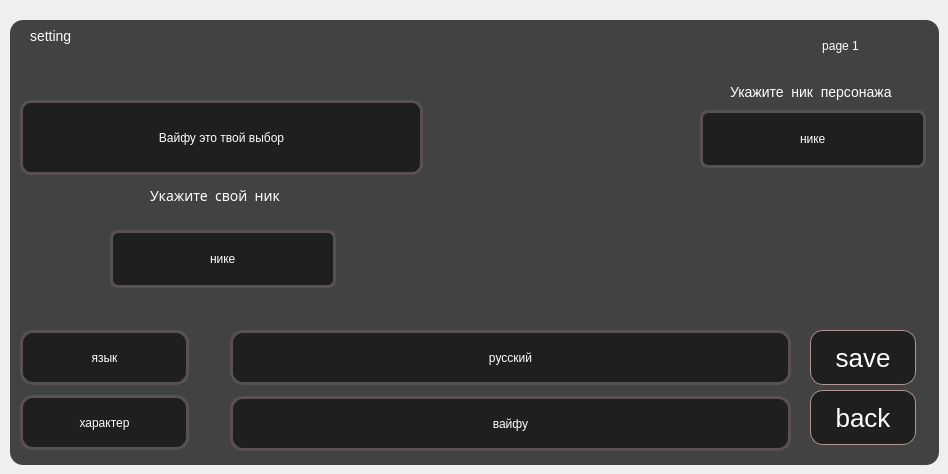
      <widget class="QWidget" name="setting_page_1">
       <widget class="QFrame" name="page_setting_1">
        <property name="geometry">
         <rect>
          <x>10</x>
          <y>20</y>
          <width>929</width>
          <height>445</height>
         </rect>
        </property>
        <property name="styleSheet">
         <string notr="true">background: rgba(23, 23, 23, 0.8);
box-shadow: 2px 4px 4px rgba(0, 0, 0, 0.35);
border-radius: 13px;</string>
        </property>
        <property name="frameShape">
         <enum>QFrame::StyledPanel</enum>
        </property>
        <property name="frameShadow">
         <enum>QFrame::Raised</enum>
        </property>
        <widget class="QLabel" name="label_setting">
         <property name="geometry">
          <rect>
           <x>20</x>
           <y>0</y>
           <width>71</width>
           <height>31</height>
          </rect>
         </property>
         <property name="styleSheet">
          <string notr="true">font: 8pt &quot;Arial&quot;;
font-style: normal;
font-weight: normal;
font-size: 14px;
line-height: 34px;
/* identical to box height */
background: rgba(33, 24, 24, 0.0);

color: #FFFFFF;
</string>
         </property>
         <property name="text">
          <string>setting</string>
         </property>
        </widget>
        <widget class="QLabel" name="label_setting_1">
         <property name="geometry">
          <rect>
           <x>10</x>
           <y>80</y>
           <width>403</width>
           <height>75</height>
          </rect>
         </property>
         <property name="styleSheet">
          <string notr="true">background: rgba(23, 23, 23, 0.8);
font: 18pt &quot;Arial&quot;;
border: 3px solid #575151;
box-sizing: border-box;
box-shadow: 2px 4px 4px rgba(0, 0, 0, 0.25);
border-radius: 11px;

font-weight: normal;

line-height: 40px;

color: #FFFFFF;
</string>
         </property>
         <property name="text">
          <string>Вайфу это твой выбор</string>
         </property>
         <property name="alignment">
          <set>Qt::AlignCenter</set>
         </property>
        </widget>
        <widget class="QLabel" name="label_setting_4">
         <property name="geometry">
          <rect>
           <x>10</x>
           <y>310</y>
           <width>169</width>
           <height>55</height>
          </rect>
         </property>
         <property name="styleSheet">
          <string notr="true">background: rgba(23, 23, 23, 0.8);
font: 18pt &quot;Arial&quot;;
border: 3px solid #575151;
box-sizing: border-box;
box-shadow: 2px 4px 4px rgba(0, 0, 0, 0.25);
border-radius: 13px;

font-weight: normal;

line-height: 40px;

color: #FFFFFF;
</string>
         </property>
         <property name="text">
          <string>язык</string>
         </property>
         <property name="alignment">
          <set>Qt::AlignCenter</set>
         </property>
        </widget>
        <widget class="QLabel" name="label_setting_5">
         <property name="geometry">
          <rect>
           <x>10</x>
           <y>375</y>
           <width>169</width>
           <height>55</height>
          </rect>
         </property>
         <property name="styleSheet">
          <string notr="true">background: rgba(23, 23, 23, 0.8);
font: 18pt &quot;Arial&quot;;
border: 3px solid #575151;
box-sizing: border-box;
box-shadow: 2px 4px 4px rgba(0, 0, 0, 0.25);
border-radius: 13px;

font-weight: normal;

line-height: 40px;

color: #FFFFFF;
</string>
         </property>
         <property name="text">
          <string>характер</string>
         </property>
         <property name="alignment">
          <set>Qt::AlignCenter</set>
         </property>
        </widget>
        <widget class="QLabel" name="label_setting_2">
         <property name="geometry">
          <rect>
           <x>140</x>
           <y>160</y>
           <width>141</width>
           <height>31</height>
          </rect>
         </property>
         <property name="styleSheet">
          <string notr="true">font-family: Roboto Mono;
font-style: normal;
font-weight: normal;
font-size: 14px;
line-height: 34px;
/* identical to box height */
background: rgba(33, 24, 24, 0.0);

color: #FFFFFF;
</string>
         </property>
         <property name="text">
          <string>Укажите  свой  ник</string>
         </property>
        </widget>
        <widget class="QLineEdit" name="Nickname_2">
         <property name="geometry">
          <rect>
           <x>100</x>
           <y>210</y>
           <width>226</width>
           <height>58</height>
          </rect>
         </property>
         <property name="styleSheet">
          <string notr="true">background: rgba(23, 23, 23, 0.8);
border: 3px solid #575151;
box-sizing: border-box;
font: 18pt &quot;Arial&quot;;
box-shadow: 2px 4px 4px rgba(0, 0, 0, 0.25);
border-radius: 8px;
font-weight: normal;

line-height: 40px;

color: #FFFFFF;</string>
         </property>
         <property name="text">
          <string>нике</string>
         </property>
         <property name="alignment">
          <set>Qt::AlignCenter</set>
         </property>
        </widget>
        <widget class="QLabel" name="label_setting_6">
         <property name="geometry">
          <rect>
           <x>220</x>
           <y>310</y>
           <width>561</width>
           <height>55</height>
          </rect>
         </property>
         <property name="styleSheet">
          <string notr="true">background: rgba(23, 23, 23, 0.8);
font: 18pt &quot;Arial&quot;;
border: 3px solid #575151;
box-sizing: border-box;
box-shadow: 2px 4px 4px rgba(0, 0, 0, 0.25);
border-radius: 13px;

font-weight: normal;

line-height: 40px;

color: #FFFFFF;
</string>
         </property>
         <property name="text">
          <string>русский</string>
         </property>
         <property name="alignment">
          <set>Qt::AlignCenter</set>
         </property>
        </widget>
        <widget class="QLabel" name="label_setting_7">
         <property name="geometry">
          <rect>
           <x>220</x>
           <y>376</y>
           <width>561</width>
           <height>55</height>
          </rect>
         </property>
         <property name="styleSheet">
          <string notr="true">background: rgba(23, 23, 23, 0.8);
font: 18pt &quot;Arial&quot;;
border: 3px solid #575151;
box-sizing: border-box;
box-shadow: 2px 4px 4px rgba(0, 0, 0, 0.25);
border-radius: 13px;

font-weight: normal;

line-height: 40px;

color: #FFFFFF;
</string>
         </property>
         <property name="text">
          <string>вайфу</string>
         </property>
         <property name="alignment">
          <set>Qt::AlignCenter</set>
         </property>
        </widget>
        <widget class="QLabel" name="character_set">
         <property name="geometry">
          <rect>
           <x>470</x>
           <y>0</y>
           <width>167</width>
           <height>234</height>
          </rect>
         </property>
         <property name="styleSheet">
          <string notr="true">background: rgba(33, 24, 24, 0.0);
font: 18pt &quot;Arial&quot;;

box-sizing: border-box;
box-shadow: 2px 4px 4px rgba(0, 0, 0, 0.25);
border-radius: 13px;

font-weight: normal;

line-height: 40px;

color: #FFFFFF;
</string>
         </property>
         <property name="text">
          <string/>
         </property>
         <property name="pixmap">
          <pixmap>../../Neko_project/DeKi-Project/material/Firo/Firo_setting.png</pixmap>
         </property>
         <property name="alignment">
          <set>Qt::AlignCenter</set>
         </property>
        </widget>
        <widget class="QPushButton" name="button_save">
         <property name="geometry">
          <rect>
           <x>800</x>
           <y>310</y>
           <width>106</width>
           <height>55</height>
          </rect>
         </property>
         <property name="styleSheet">
          <string notr="true">background: rgba(23, 23, 23, 0.8);
border: 1px solid #B19696;
box-sizing: border-box;
box-shadow: 2px 4px 4px rgba(0, 0, 0, 0.25);
border-radius: 13px;
font-size: 26px;


color: #FFFFFF;</string>
         </property>
         <property name="text">
          <string>save</string>
         </property>
        </widget>
        <widget class="QPushButton" name="back_fome_setting_button">
         <property name="geometry">
          <rect>
           <x>800</x>
           <y>370</y>
           <width>106</width>
           <height>55</height>
          </rect>
         </property>
         <property name="styleSheet">
          <string notr="true">background: rgba(23, 23, 23, 0.8);
border: 1px solid #B19696;
box-sizing: border-box;
box-shadow: 2px 4px 4px rgba(0, 0, 0, 0.25);
border-radius: 13px;
font-size: 26px;


color: #FFFFFF;</string>
         </property>
         <property name="text">
          <string>back</string>
         </property>
        </widget>
        <widget class="QLabel" name="label_setting_8">
         <property name="geometry">
          <rect>
           <x>720</x>
           <y>56</y>
           <width>171</width>
           <height>31</height>
          </rect>
         </property>
         <property name="styleSheet">
          <string notr="true">font: 8pt &quot;Arial&quot;;
font-style: normal;
font-weight: normal;
font-size: 14px;
line-height: 34px;
/* identical to box height */
background: rgba(33, 24, 24, 0.0);

color: #FFFFFF;
</string>
         </property>
         <property name="text">
          <string>Укажите  ник  персонажа</string>
         </property>
        </widget>
        <widget class="QLineEdit" name="Nickname_1">
         <property name="geometry">
          <rect>
           <x>690</x>
           <y>90</y>
           <width>226</width>
           <height>58</height>
          </rect>
         </property>
         <property name="styleSheet">
          <string notr="true">background: rgba(23, 23, 23, 0.8);
border: 3px solid #575151;
box-sizing: border-box;
font: 18pt &quot;Arial&quot;;
box-shadow: 2px 4px 4px rgba(0, 0, 0, 0.25);
border-radius: 8px;
font-weight: normal;

line-height: 40px;

color: #FFFFFF;</string>
         </property>
         <property name="text">
          <string>нике</string>
         </property>
         <property name="alignment">
          <set>Qt::AlignCenter</set>
         </property>
        </widget>
        <widget class="QLabel" name="label_10">
         <property name="geometry">
          <rect>
           <x>770</x>
           <y>10</y>
           <width>121</width>
           <height>31</height>
          </rect>
         </property>
         <property name="styleSheet">
          <string notr="true">background: rgba(33, 24, 24, 0.0);
font: 16pt &quot;Arial&quot;;
box-sizing: border-box;
box-shadow: 2px 4px 4px rgba(0, 0, 0, 0.25);
border-radius: 13px;

font-weight: normal;

line-height: 40px;

color: #FFFFFF;
</string>
         </property>
         <property name="text">
          <string>page 1</string>
         </property>
         <property name="alignment">
          <set>Qt::AlignCenter</set>
         </property>
        </widget>
        <widget class="QPushButton" name="next_on_page_2_button">
         <property name="geometry">
          <rect>
           <x>890</x>
           <y>14</y>
           <width>31</width>
           <height>26</height>
          </rect>
         </property>
         <property name="styleSheet">
          <string notr="true">background: rgba(33, 24, 24, 0.0);</string>
         </property>
         <property name="text">
          <string/>
         </property>
         <property name="icon">
          <iconset>
           <normaloff>../../Neko_project/DeKi-Project/material/image 38.png</normaloff>../../Neko_project/DeKi-Project/material/image 38.png</iconset>
         </property>
        </widget>
        <widget class="QPushButton" name="button_language_r">
         <property name="geometry">
          <rect>
           <x>740</x>
           <y>324</y>
           <width>31</width>
           <height>26</height>
          </rect>
         </property>
         <property name="styleSheet">
          <string notr="true">background: rgba(33, 24, 24, 0.0);</string>
         </property>
         <property name="text">
          <string/>
         </property>
         <property name="icon">
          <iconset>
           <normaloff>../../Neko_project/DeKi-Project/material/image 38.png</normaloff>../../Neko_project/DeKi-Project/material/image 38.png</iconset>
         </property>
        </widget>
        <widget class="QPushButton" name="button_behavior_r">
         <property name="geometry">
          <rect>
           <x>740</x>
           <y>390</y>
           <width>31</width>
           <height>26</height>
          </rect>
         </property>
         <property name="styleSheet">
          <string notr="true">background: rgba(33, 24, 24, 0.0);</string>
         </property>
         <property name="text">
          <string/>
         </property>
         <property name="icon">
          <iconset>
           <normaloff>../../Neko_project/DeKi-Project/material/image 38.png</normaloff>../../Neko_project/DeKi-Project/material/image 38.png</iconset>
         </property>
        </widget>
        <widget class="QPushButton" name="button_language_l">
         <property name="geometry">
          <rect>
           <x>230</x>
           <y>324</y>
           <width>31</width>
           <height>26</height>
          </rect>
         </property>
         <property name="styleSheet">
          <string notr="true">background: rgba(33, 24, 24, 0.0);</string>
         </property>
         <property name="text">
          <string/>
         </property>
         <property name="icon">
          <iconset>
           <normaloff>../../Neko_project/DeKi-Project/material/image 52.png</normaloff>../../Neko_project/DeKi-Project/material/image 52.png</iconset>
         </property>
        </widget>
        <widget class="QPushButton" name="button_behavior_l">
         <property name="geometry">
          <rect>
           <x>230</x>
           <y>390</y>
           <width>31</width>
           <height>26</height>
          </rect>
         </property>
         <property name="styleSheet">
          <string notr="true">background: rgba(33, 24, 24, 0.0);</string>
         </property>
         <property name="text">
          <string/>
         </property>
         <property name="icon">
          <iconset>
           <normaloff>../../Neko_project/DeKi-Project/material/image 52.png</normaloff>../../Neko_project/DeKi-Project/material/image 52.png</iconset>
         </property>
        </widget>
        <widget class="QPushButton" name="button_character_r">
         <property name="geometry">
          <rect>
           <x>640</x>
           <y>130</y>
           <width>31</width>
           <height>26</height>
          </rect>
         </property>
         <property name="styleSheet">
          <string notr="true">background: rgba(33, 24, 24, 0.0);</string>
         </property>
         <property name="text">
          <string/>
         </property>
         <property name="icon">
          <iconset>
           <normaloff>../../Neko_project/DeKi-Project/material/image 38.png</normaloff>../../Neko_project/DeKi-Project/material/image 38.png</iconset>
         </property>
        </widget>
        <widget class="QPushButton" name="button_character_l">
         <property name="geometry">
          <rect>
           <x>450</x>
           <y>130</y>
           <width>31</width>
           <height>26</height>
          </rect>
         </property>
         <property name="styleSheet">
          <string notr="true">background: rgba(33, 24, 24, 0.0);</string>
         </property>
         <property name="text">
          <string/>
         </property>
         <property name="icon">
          <iconset>
           <normaloff>../../Neko_project/DeKi-Project/material/image 52.png</normaloff>../../Neko_project/DeKi-Project/material/image 52.png</iconset>
         </property>
        </widget>
       </widget>
      </widget>
